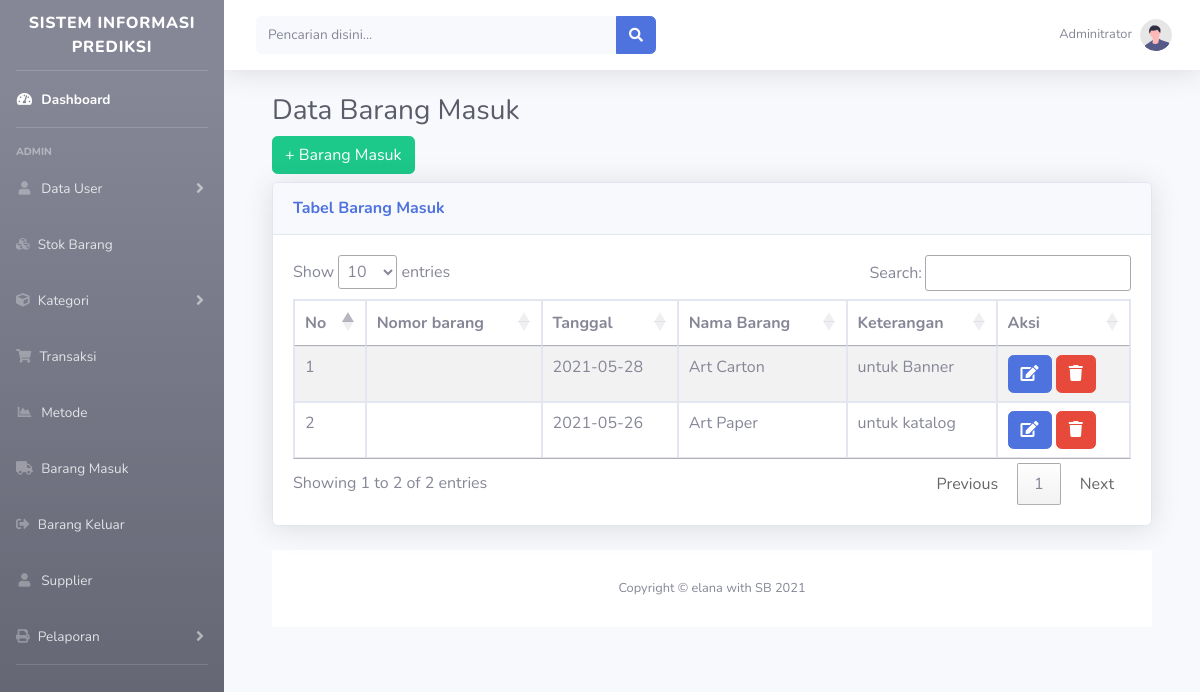
Page /?halaman=barang_masuk (signed in) on the committed database.
### tables this page shows
CREATE TABLE `barang_masuk` (
  `id` int(11) NOT NULL,
  `kode_barang` varchar(255) NOT NULL,
  `tanggal` date NOT NULL,
  `nama_barang` varchar(255) NOT NULL,
  `keterangan` text NOT NULL
);

### admin/barang_masuk/index_barangmasuk.php (the view)
<div class="container-fluid">
    <h1 class="h3 mb-2 text-gray-800">Data Barang Masuk </h1>
    <div class="box">
        <div class="box-header">
            <h3 class="box-title"><span class="pull-right"><a href="?halaman=barang_masuk&aksi=tambah" class="btn btn-success"> + Barang Masuk</a></span></h3>
            <div class="card shadow mb-4">
                <div class="card-header py-3">
                    <h6 class="m-0 font-weight-bold text-primary">Tabel Barang Masuk</h6>
                </div>
                <div class="card-body">
                    <div class="table-responsive">
                        <table id="example1" class="table table-bordered table-striped">
                            <thead>
                                <tr>
                                    <th>No</th>
                                    <th>Nomor barang</th>
                                    <th>Tanggal</th>
                                    <th>Nama Barang</th>
                                    <th>Keterangan</th>
                                    <th>Aksi</th>
                                </tr>
                            </thead>
                            <tbody>
                                <?php
                                $no = 1;
                                $sql = "select * from barang_masuk";
                                $query = mysqli_query($conn, $sql);
                                while ($row = mysqli_fetch_assoc($query)) :
                                ?>
                                    <tr>
                                        <td><?= $no ?></td>
                                        <td><?= $row['barang_id'] ?></td>
                                        <td><?= $row['tanggal'] ?></td>
                                        <td><?= $row['nama_barang'] ?></td>
                                        <td><?= $row['keterangan'] ?></td>
                                        <td>
                                            <a href="?halaman=barang_masuk&aksi=edit&id=<?= $row['id'] ?>" class="btn btn-primary"><i class="fa fa-edit"></i></a>
                                            <a href="?halaman=barang_masuk&aksi=delete&id=<?= $row['id'] ?>" class="btn btn-danger" onclick="return confirm('Apakah data akan dihapus?')"><i class="fa fa-trash"></i></a>
                                        </td>
                                    </tr>
                                <?php $no++;
                                endwhile; ?>
                            </tbody>
                        </table>
                    </div>
                </div>
            </div>
        </div>

### rows in the picture
barang_masuk: tanggal "2021-05-28", nama_barang "Art Carton", keterangan "untuk Banner"
barang_masuk: tanggal "2021-05-26", nama_barang "Art Paper", keterangan "untuk katalog"
